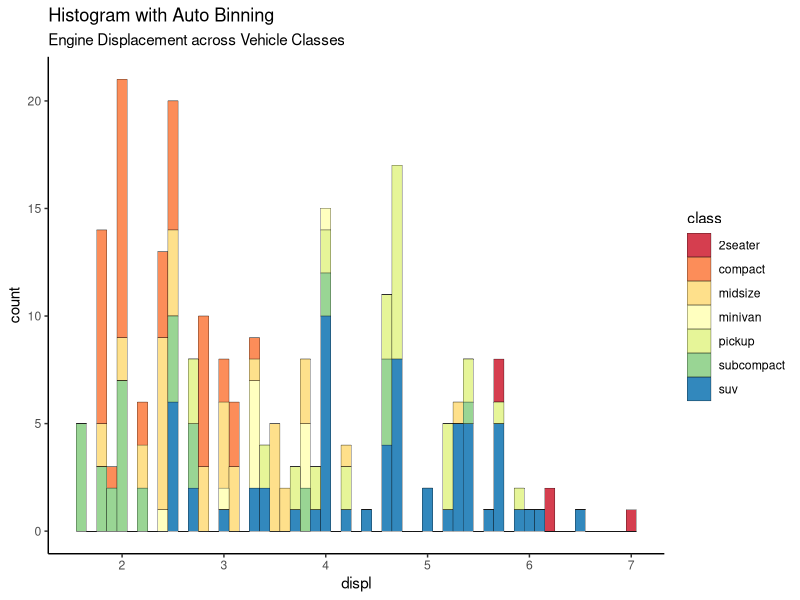
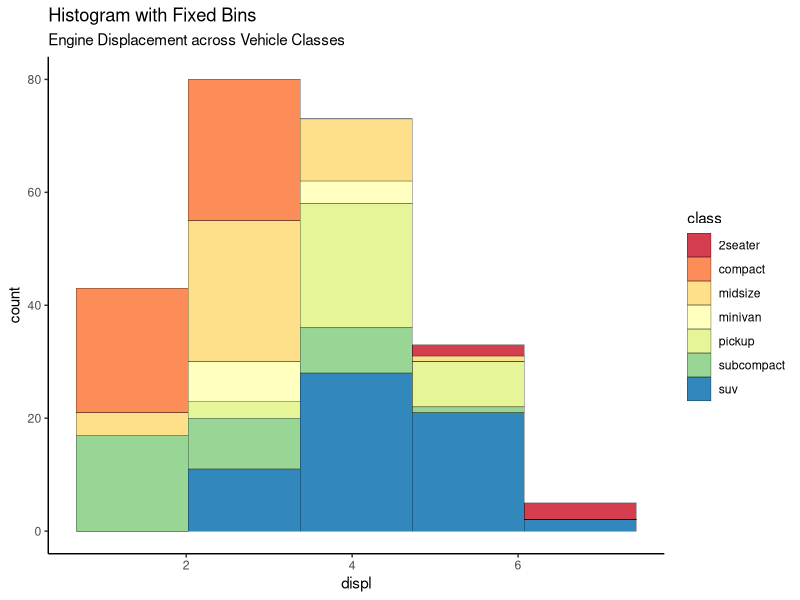
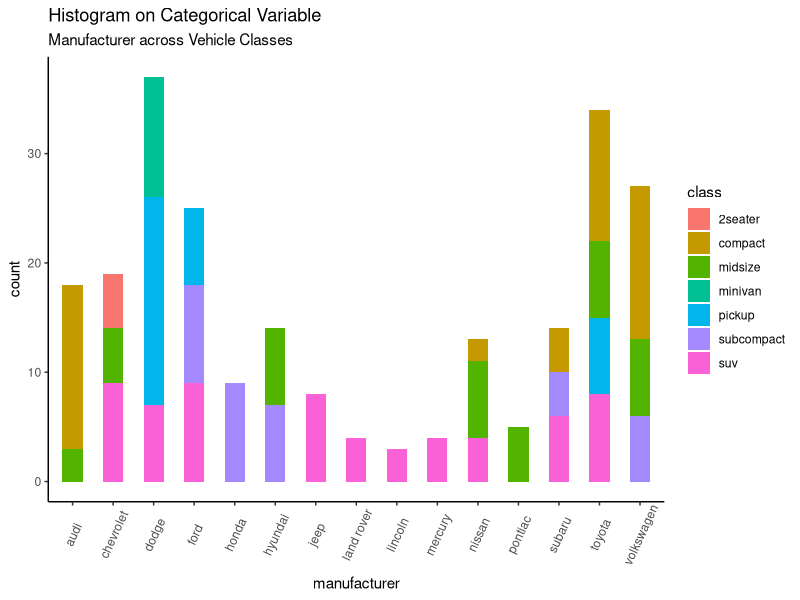

Write the R code that produced these figures, in order.
## ---- chunk 1
knitr::opts_chunk$set(message=FALSE, warning=FALSE, echo = FALSE)

library(dplyr)
library(ggplot2)
library(tidyverse)
library(tidyr)
theme_set(theme_classic())
## ---- chunk 2

# Load data
df = mpg
df


## ---- chunk 3

gg1 <- ggplot(mpg, aes(displ)) + scale_fill_brewer(palette = "Spectral")

gg1 + geom_histogram(aes(fill=class), 
                   binwidth = .1, 
                   col="black", 
                   size=.1) +  # change binwidth
  labs(title="Histogram with Auto Binning", 
       subtitle="Engine Displacement across Vehicle Classes")  


## ---- chunk 4

gg2<-gg1 + geom_histogram(aes(fill=class), 
                   bins=5, 
                   col="black", 
                   size=.1) +   # change number of bins
  labs(title="Histogram with Fixed Bins", 
       subtitle="Engine Displacement across Vehicle Classes") 
gg2
## ---- chunk 5

gg3 <- ggplot(mpg, aes(manufacturer))+
geom_bar(aes(fill=class), width = 0.5) + 
  theme(axis.text.x = element_text(angle=65, vjust=0.6)) + 
  labs(title="Histogram on Categorical Variable", 
       subtitle="Manufacturer across Vehicle Classes") 
gg3
## ---- chunk 6

#ggsave(filename = "histogram1.svg", plot = gg1, width=24.5, height=6.5)
#ggsave(filename = "histogram2.svg", plot = gg2, width=24.5, height=6.5)
#ggsave(filename = "histogram3.svg", plot = gg3, width=24.5, height=6.5)
